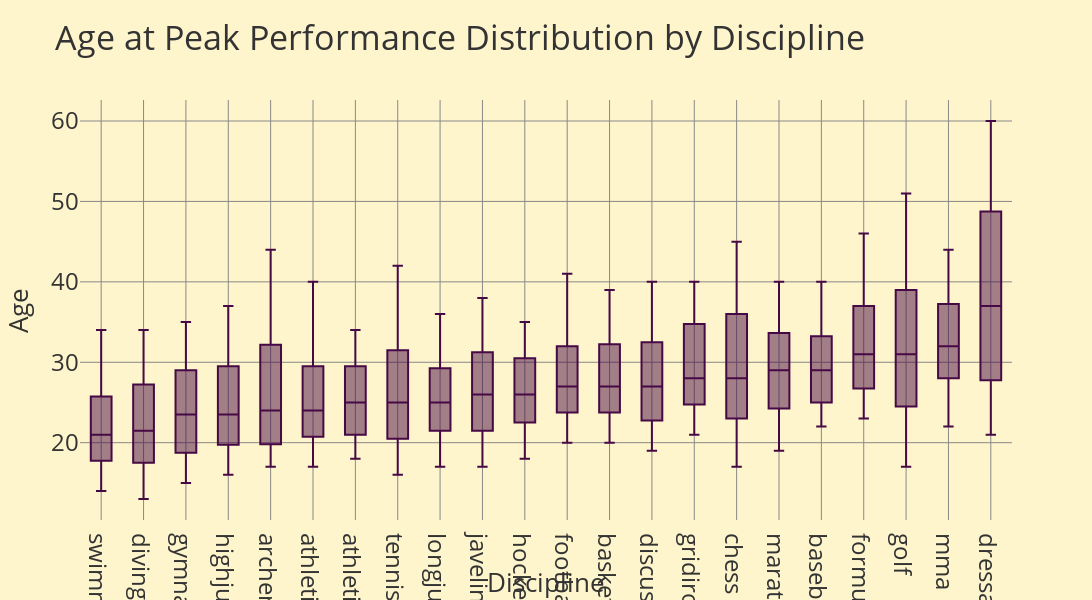

The code cell stored with this chart in its notebook:
### Code cell
# Calculate median for each discipline to set plot order
discipline_order = age_stats.set_index(['discipline']).sort_values('Median').index.get_level_values('discipline').unique()

# Melt the dataframe to make it suitable for a grouped box plot
age_stats_melted = age_stats.melt(id_vars=['discipline'], 
                                  value_vars=['min', 'Q1', 'Median', 'Q3', 'max'], 
                                  var_name='Statistic', 
                                  value_name='Age')

# Plot box plot with Plotly, using the calculated order
fig = px.box(age_stats_melted, 
             x='discipline', 
             y='Age', 
             title='Age at Peak Performance Distribution by Discipline',
             labels={'Age': 'Age at Peak', 'discipline': 'Discipline'},
             height=600, width=1200,
             category_orders={'discipline': discipline_order})

# Update layout for readability
fig.update_layout(xaxis_title="Discipline", yaxis_title="Age", template="base")
fig.show()

### Figure 1 — Plotly figure (JSON) as saved in the notebook; plotly's stock layout.template omitted (floating-point values rounded to 4 significant figures)
{"data": [{"alignmentgroup": "True", "hovertemplate": "Discipline=%{x}<br>Age at Peak=%{y}<extra></extra>", "legendgroup": "", "marker": {"color": "#470945"}, "name": "", "notched": false, "offsetgroup": "", "orientation": "v", "showlegend": false, "type": "box", "x": ["dressage", "mma", "golf", "formulaone", "baseball", "marathon", "chess", "gridiron", "basketball", "discus", "football", "hockey", "javelin", "longjump", "tennis", "athletics800M", "athletics100M", "archery", "highjump", "gymnastics", "diving10M", "swimming100m", "dressage", "mma", "golf", "formulaone", "baseball", "marathon", "chess", "gridiron", "basketball", "discus", "football", "hockey", "javelin", "longjump", "tennis", "athletics800M", "athletics100M", "archery", "highjump", "gymnastics", "diving10M", "swimming100m", "dressage", "mma", "golf", "formulaone", "baseball", "marathon", "chess", "gridiron", "basketball", "discus", "football", "hockey", "javelin", "longjump", "tennis", "athletics800M", "athletics100M", "archery", "highjump", "gymnastics", "diving10M", "swimming100m", "dressage", "mma", "golf", "formulaone", "baseball", "marathon", "chess", "gridiron", "basketball", "discus", "football", "hockey", "javelin", "longjump", "tennis", "athletics800M", "athletics100M", "archery", "highjump", "gymnastics", "diving10M", "swimming100m", "dressage", "mma", "golf", "formulaone", "baseball", "marathon", "chess", "gridiron", "basketball", "discus", "football", "hockey", "javelin", "longjump", "tennis", "athletics800M", "athletics100M", "archery", "highjump", "gymnastics", "diving10M", "swimming100m"], "x0": " ", "xaxis": "x", "y": [21, 22, 17, 23, 22, 19, 17, 21, 20, 19, 20, 18, 17, 17, 16, 18, 17, 17, 16, 15, 13, 14, 30, 30, 27, 28, 26, 26, 25, 26, 25, 24, 25, 24, 23, 23, 22, 22, 22, 20.75, 21, 20, 19, 19, 37, 32, 31, 31, 29, 29, 28, 28, 27, 27, 27, 26, 26, 25, 25, 25, 24, 24, 23.5, 23.5, 21.5, 21, 45, 35, 35, 34, 31, 31.5, 33, 33, 30, 30, 29, 29, 29, 27, 28, 28, 26, 28.25, 27, 27, 25, 23, 60, 44, 51, 46, 40, 40, 45, 40, 39, 40, 41, 35, 38, 36, 42, 34, 40, 44, 37, 35, 34, 34], "y0": " ", "yaxis": "y"}], "layout": {"boxmode": "group", "height": 600, "legend": {"tracegroupgap": 0}, "title": {"text": "Age at Peak Performance Distribution by Discipline"}, "width": 1200, "xaxis": {"anchor": "y", "categoryarray": ["swimming100m", "diving10M", "gymnastics", "highjump", "archery", "athletics100M", "athletics800M", "tennis", "longjump", "javelin", "hockey", "football", "basketball", "discus", "gridiron", "chess", "marathon", "baseball", "formulaone", "golf", "mma", "dressage"], "categoryorder": "array", "domain": [0, 1], "title": {"text": "Discipline"}}, "yaxis": {"anchor": "x", "domain": [0, 1], "title": {"text": "Age"}}}}
